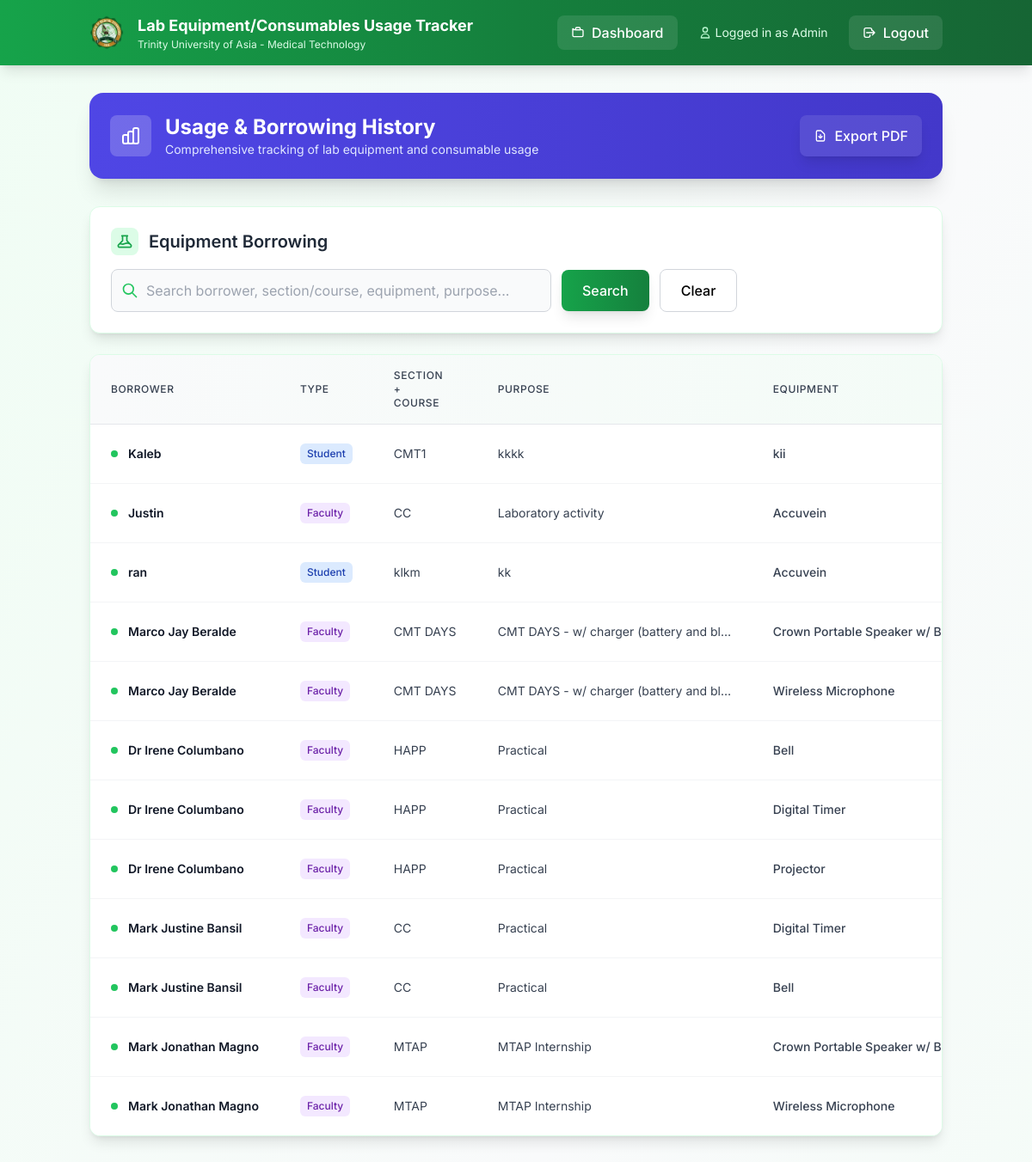
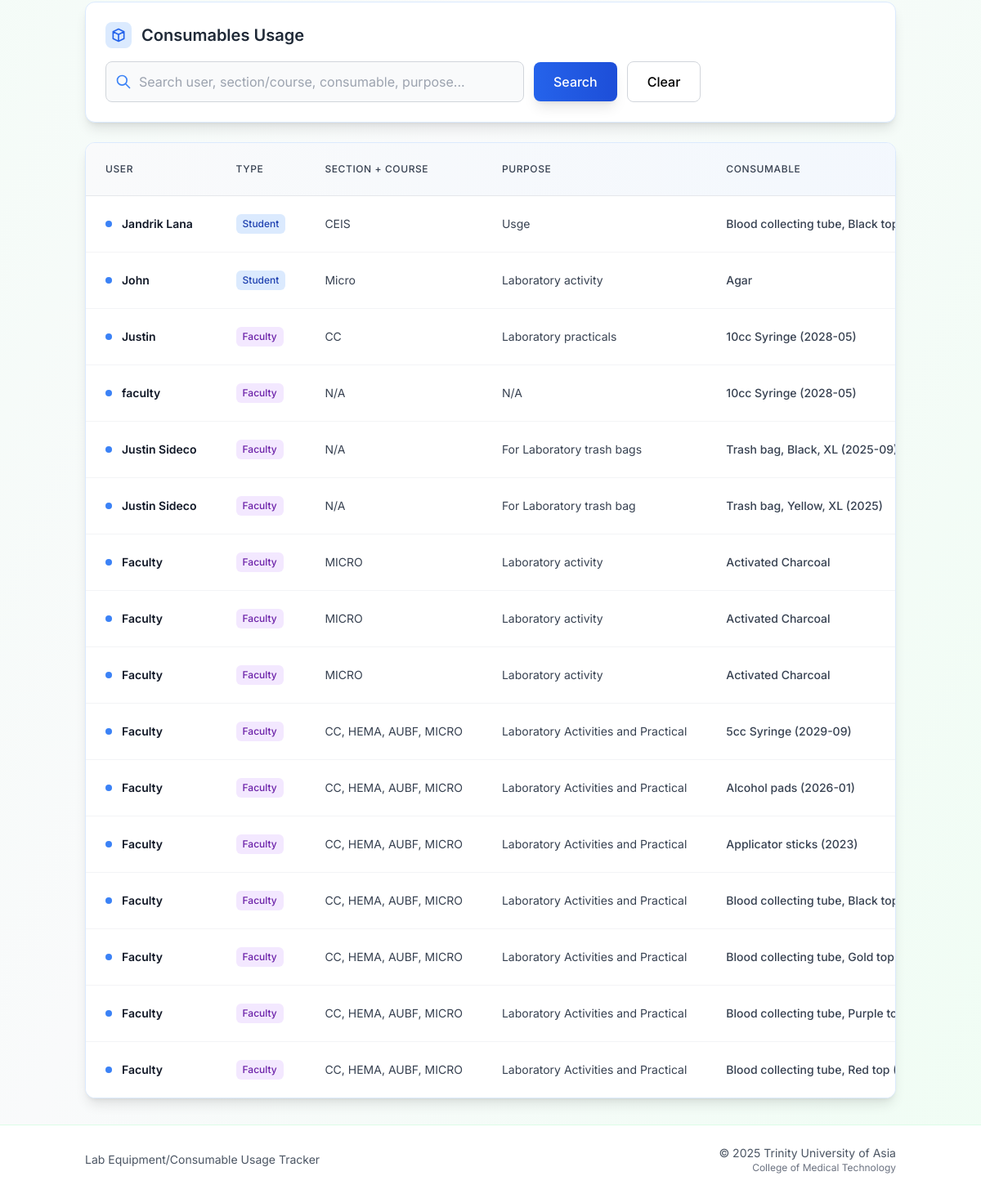
The page /history (signed in) on the database its author committed (2 pictures, top to bottom).
### models.py (models this page shows)
class BorrowLog(db.Model):
    id = db.Column(db.Integer, primary_key=True)
    borrower_name = db.Column(db.String(100), nullable=False)
    borrower_type = db.Column(db.String(20), nullable=False)  # 'student' or 'faculty'
    section_course = db.Column(db.String(150), nullable=False)  # Combined section + course
    purpose = db.Column(db.Text, nullable=False)
    equipment_id = db.Column(db.Integer, db.ForeignKey('equipment.id'))
    quantity_borrowed = db.Column(db.Integer, default=1, nullable=False)
    borrowed_at = db.Column(db.DateTime, default=db.func.current_timestamp())
    returned_at = db.Column(db.DateTime, nullable=True)
    equipment = db.relationship('Equipment', backref='borrow_logs')

class Equipment(db.Model):
    id = db.Column(db.Integer, primary_key=True)
    description = db.Column(db.String(200), nullable=False)
    qty = db.Column(db.Integer)
    date_purchased = db.Column(db.String(20))
    serial_number = db.Column(db.String(100))
    brand_name = db.Column(db.String(100))
    model = db.Column(db.String(100))
    remarks = db.Column(db.String(100))
    location = db.Column(db.String(200))
    barcode = db.Column(db.String(50), nullable=True)  # Barcode for quick scanning

class UsageLog(db.Model):
    id = db.Column(db.Integer, primary_key=True)
    user_name = db.Column(db.String(100), nullable=False)
    user_type = db.Column(db.String(20), nullable=False)  # 'student' or 'faculty'
    section_course = db.Column(db.String(150), nullable=False)  # Combined section + course
    purpose = db.Column(db.Text, nullable=False)
    consumable_id = db.Column(db.Integer, db.ForeignKey('consumable.id'))
    quantity_used = db.Column(db.Integer)
    used_at = db.Column(db.DateTime, default=db.func.current_timestamp())
    consumable = db.relationship('Consumable', backref='usage_logs')
    returned_at = db.Column(db.DateTime, nullable=True)

class Consumable(db.Model):
    id = db.Column(db.Integer, primary_key=True)
    balance_stock = db.Column(db.Integer)
    unit = db.Column(db.String(50))
    description = db.Column(db.String(200))
    expiration = db.Column(db.String(20))
    lot_number = db.Column(db.String(50))
    date_received = db.Column(db.String(20))
    items_out = db.Column(db.Integer)
    items_on_stock = db.Column(db.Integer)
    previous_month_stock = db.Column(db.Integer)
    units_consumed = db.Column(db.Integer)
    units_expired = db.Column(db.Integer)
    is_returnable = db.Column(db.Boolean, default=False, nullable=False)
    barcode = db.Column(db.String(50), nullable=True)  # Barcode for quick scanning

### app.py (the view, shortened to what this page needs)
@app.route('/history')
def history():
    if session.get('role') not in ['admin', 'tech']:
        return redirect(url_for('dashboard'))
    b_q = request.args.get('b_q', '').strip()
    b_sort = request.args.get('b_sort', 'borrowed_at')
    b_dir = request.args.get('b_dir', 'desc').lower()
    b_dir = 'desc' if b_dir == 'desc' else 'asc'
    u_q = request.args.get('u_q', '').strip()
    u_sort = request.args.get('u_sort', 'used_at')
    u_dir = request.args.get('u_dir', 'desc').lower()
    u_dir = 'desc' if u_dir == 'desc' else 'asc'
    borrows_sortable = {'borrower_name', 'borrower_type', 'section_course', 'purpose', 'equipment', 'quantity_borrowed', 'borrowed_at', 'returned_at'}
    if b_sort not in borrows_sortable:
        b_sort = 'borrowed_at'
    b_query = BorrowLog.query.outerjoin(Equipment)
    if b_sort == 'equipment':
        b_sort_col = Equipment.description
    else:
        b_sort_col = getattr(BorrowLog, b_sort)
    b_query = b_query.order_by(b_sort_col.desc() if b_dir == 'desc' else b_sort_col.asc())
    borrows = b_query.all()
    usages_sortable = {'user_name', 'user_type', 'section_course', 'purpose', 'consumable', 'quantity_used', 'used_at'}
    if u_sort not in usages_sortable:
        u_sort = 'used_at'
    u_query = UsageLog.query.outerjoin(Consumable)
    if u_sort == 'consumable':
        u_sort_col = Consumable.description
    else:
        u_sort_col = getattr(UsageLog, u_sort)
    u_query = u_query.order_by(u_sort_col.desc() if u_dir == 'desc' else u_sort_col.asc())
    usages = u_query.all()
    return render_template(
        'history.html',
        borrows=borrows,
        usages=usages,
        b_q=b_q, b_sort=b_sort, b_dir=b_dir,
        u_q=u_q, u_sort=u_sort, u_dir=u_dir,
    )

### templates/history.html (shortened to what this page needs)
{% extends "base.html" %}
{% block content %}
<div class="bg-gradient-to-r from-indigo-600 to-indigo-700 rounded-2xl shadow-xl text-white p-6 mb-8 medical-shadow-lg">
  <div class="flex items-center justify-between flex-wrap gap-4">
    <div class="flex items-center space-x-4">
      <div class="h-12 w-12 bg-white bg-opacity-20 rounded-lg flex items-center justify-center">
      </div>
      <div>
        <h1 class="text-2xl font-bold">Usage & Borrowing History</h1>
        <p class="text-indigo-100 text-sm">Comprehensive tracking of lab equipment and consumable usage</p>
      </div>
    </div>
    <div class="flex items-center">
      <a href="{{ url_for('export_history_pdf', b_q=b_q, b_sort=b_sort, b_dir=b_dir, u_q=u_q, u_sort=u_sort, u_dir=u_dir) }}"
         class="group flex items-center space-x-2 bg-white bg-opacity-10 hover:bg-opacity-20 px-4 py-3 rounded-lg text-white hover:text-indigo-100 font-medium transition-all duration-200 shadow-lg"
         title="Export both sections to a single PDF">
        <svg class="h-4 w-4" fill="none" stroke="currentColor" viewBox="0 0 24 24">
          <path stroke-linecap="round" stroke-linejoin="round" stroke-width="2" d="M12 10v6m0 0l-3-3m3 3l3-3m2 8H7a2 2 0 01-2-2V5a2 2 0 012-2h5.586a1 1 0 01.707.293l5.414 5.414a1 1 0 01.293.707V19a2 2 0 01-2 2z"/>
        </svg>
        <span>Export PDF</span>
      </a>
    </div>
  </div>
</div>
<div class="mb-8">
  <div class="bg-white rounded-xl shadow-lg border border-green-100 p-6 mb-6 medical-shadow">
    <div class="flex items-center justify-between mb-4">
      <div class="flex items-center space-x-3">
        <div class="h-8 w-8 bg-green-100 rounded-lg flex items-center justify-center">
        </div>
        <h2 class="text-xl font-semibold text-gray-800">Equipment Borrowing</h2>
      </div>
    </div>
    <form method="GET" action="{{ url_for('history') }}" class="flex items-center gap-3">
      <div class="relative flex-1 max-w-lg">
        <div class="absolute inset-y-0 left-0 pl-3 flex items-center pointer-events-none">
        </div>
        <input
          type="text"
          name="b_q"
          value="{{ b_q|default('') }}"
          placeholder="Search borrower, section/course, equipment, purpose..."
          class="block w-full pl-10 pr-3 py-3 border border-gray-300 rounded-lg focus:outline-none focus:ring-2 focus:ring-green-500 focus:border-green-500 transition duration-200 bg-gray-50 focus:bg-white"
          aria-label="Search equipment borrowing"
        />
      </div>
      <button type="submit" class="bg-gradient-to-r from-green-600 to-green-700 text-white px-6 py-3 rounded-lg hover:from-green-700 hover:to-green-800 font-medium transition duration-200 shadow-lg">
        Search
      </button>
      <a href="{{ url_for('history') }}" class="px-6 py-3 rounded-lg border border-gray-300 hover:bg-gray-50 font-medium transition duration-200">
        Clear
      </a>
    </form>
  </div>
  <div class="bg-white rounded-xl shadow-lg border border-green-100 overflow-hidden medical-shadow">
    <div class="overflow-x-auto">
      <table class="min-w-full divide-y divide-gray-200">
        <thead class="bg-gradient-to-r from-gray-50 to-green-50">
          <tr>
            {% set _b_sort = b_sort|default('borrowed_at') %}
            {% set _b_dir = b_dir|default('desc') %}
            {% macro sort_link_b(label, field) -%}
              {%- set is_sorted = (_b_sort == field) -%}
              {%- set next_dir = 'desc' if is_sorted and _b_dir == 'asc' else 'asc' -%}
              <a
                href="{{ url_for('history', b_sort=field, b_dir=next_dir, b_q=b_q, u_sort=u_sort, u_dir=u_dir, u_q=u_q) }}"
                class="group inline-flex items-center gap-2 text-gray-700 hover:text-green-700 font-medium transition-colors"
              >
                <span>{{ label }}</span>
              </a>
            {%- endmacro %}
            <th class="px-6 py-4 text-left text-xs font-semibold text-gray-600 uppercase tracking-wider">
              {{ sort_link_b('Borrower', 'borrower_name') }}
            </th>
            <th class="px-6 py-4 text-left text-xs font-semibold text-gray-600 uppercase tracking-wider">
              {{ sort_link_b('Type', 'borrower_type') }}
            </th>
            <th class="px-6 py-4 text-left text-xs font-semibold text-gray-600 uppercase tracking-wider">
              {{ sort_link_b('Section + Course', 'section_course') }}
            </th>
            <th class="px-6 py-4 text-left text-xs font-semibold text-gray-600 uppercase tracking-wider">
              {{ sort_link_b('Purpose', 'purpose') }}
            </th>
            <th class="px-6 py-4 text-left text-xs font-semibold text-gray-600 uppercase tracking-wider">
              {{ sort_link_b('Equipment', 'equipment') }}
            </th>
          </tr>
        </thead>
        <tbody class="bg-white divide-y divide-gray-100">
          {% for log in borrows %}
          <tr class="hover:bg-green-50 transition-colors duration-150">
            <td class="px-6 py-4 whitespace-nowrap">
              <div class="flex items-center">
                <div class="h-2 w-2 bg-green-500 rounded-full mr-3"></div>
                <span class="text-sm font-semibold text-gray-900">{{ log.borrower_name }}</span>
              </div>
            </td>
            <td class="px-6 py-4 whitespace-nowrap text-sm text-gray-700">
              <span class="inline-flex items-center px-2 py-1 rounded-md text-xs font-medium {% if log.borrower_type == 'student' %}bg-blue-100 text-blue-800{% else %}bg-purple-100 text-purple-800{% endif %}">
                {{ log.borrower_type.title() }}
              </span>
            </td>
            <td class="px-6 py-4 whitespace-nowrap text-sm text-gray-700">{{ log.section_course }}</td>
            <td class="px-6 py-4 text-sm text-gray-700 max-w-xs truncate" title="{{ log.purpose }}">{{ log.purpose }}</td>
            <td class="px-6 py-4 whitespace-nowrap text-sm text-gray-700 font-medium">{{ log.equipment.description if log.equipment else '—' }}</td>
          </tr>
          {% endfor %}
        </tbody>
      </table>
    </div>
  </div>
</div>
<div>
  <div class="bg-white rounded-xl shadow-lg border border-blue-100 p-6 mb-6 medical-shadow">
    <div class="flex items-center justify-between mb-4">
      <div class="flex items-center space-x-3">
        <div class="h-8 w-8 bg-blue-100 rounded-lg flex items-center justify-center">
          <svg class="h-5 w-5 text-blue-600" fill="none" stroke="currentColor" viewBox="0 0 24 24">
            <path stroke-linecap="round" stroke-linejoin="round" stroke-width="2" d="M20 7l-8-4-8 4m16 0l-8 4m8-4v10l-8 4m0-10L4 7m8 4v10M4 7v10l8 4"/>
          </svg>
        </div>
        <h2 class="text-xl font-semibold text-gray-800">Consumables Usage</h2>
      </div>
    </div>
    <form method="GET" action="{{ url_for('history') }}" class="flex items-center gap-3">
      <div class="relative flex-1 max-w-lg">
        <div class="absolute inset-y-0 left-0 pl-3 flex items-center pointer-events-none">
        </div>
        <input
          type="text"
          name="u_q"
          value="{{ u_q|default('') }}"
          placeholder="Search user, section/course, consumable, purpose..."
          class="block w-full pl-10 pr-3 py-3 border border-gray-300 rounded-lg focus:outline-none focus:ring-2 focus:ring-blue-500 focus:border-blue-500 transition duration-200 bg-gray-50 focus:bg-white"
          aria-label="Search consumables usage"
        />
      </div>
      <button type="submit" class="bg-gradient-to-r from-blue-600 to-blue-700 text-white px-6 py-3 rounded-lg hover:from-blue-700 hover:to-blue-800 font-medium transition duration-200 shadow-lg">
        Search
      </button>
      <a href="{{ url_for('history') }}" class="px-6 py-3 rounded-lg border border-gray-300 hover:bg-gray-50 font-medium transition duration-200">
        Clear
      </a>
    </form>
  </div>
  <div class="bg-white rounded-xl shadow-lg border border-blue-100 overflow-hidden medical-shadow">
    <div class="overflow-x-auto">
      <table class="min-w-full divide-y divide-gray-200">
        <thead class="bg-gradient-to-r from-gray-50 to-blue-50">
          <tr>
            {% set _u_sort = u_sort|default('used_at') %}
            {% set _u_dir = u_dir|default('desc') %}
            {% macro sort_link_u(label, field) -%}
              {%- set is_sorted = (_u_sort == field) -%}
              {%- set next_dir = 'desc' if is_sorted and _u_dir == 'asc' else 'asc' -%}
              <a
                href="{{ url_for('history', u_sort=field, u_dir=next_dir, u_q=u_q, b_sort=b_sort, b_dir=b_dir, b_q=b_q) }}"
                class="group inline-flex items-center gap-2 text-gray-700 hover:text-blue-700 font-medium transition-colors"
              >
                <span>{{ label }}</span>
              </a>
            {%- endmacro %}
            <th class="px-6 py-4 text-left text-xs font-semibold text-gray-600 uppercase tracking-wider">
              {{ sort_link_u('User', 'user_name') }}
            </th>
            <th class="px-6 py-4 text-left text-xs font-semibold text-gray-600 uppercase tracking-wider">
              {{ sort_link_u('Type', 'user_type') }}
            </th>
            <th class="px-6 py-4 text-left text-xs font-semibold text-gray-600 uppercase tracking-wider">
              {{ sort_link_u('Section + Course', 'section_course') }}
            </th>
            <th class="px-6 py-4 text-left text-xs font-semibold text-gray-600 uppercase tracking-wider">
              {{ sort_link_u('Purpose', 'purpose') }}
            </th>
            <th class="px-6 py-4 text-left text-xs font-semibold text-gray-600 uppercase tracking-wider">
              {{ sort_link_u('Consumable', 'consumable') }}
            </th>
          </tr>
        </thead>
        <tbody class="bg-white divide-y divide-gray-100">
          {% for log in usages %}
          <tr class="hover:bg-blue-50 transition-colors duration-150">
            <td class="px-6 py-4 whitespace-nowrap">
              <div class="flex items-center">
                <div class="h-2 w-2 bg-blue-500 rounded-full mr-3"></div>
                <span class="text-sm font-semibold text-gray-900">{{ log.user_name }}</span>
              </div>
            </td>
            <td class="px-6 py-4 whitespace-nowrap text-sm text-gray-700">
              <span class="inline-flex items-center px-2 py-1 rounded-md text-xs font-medium {% if log.user_type == 'student' %}bg-blue-100 text-blue-800{% else %}bg-purple-100 text-purple-800{% endif %}">
                {{ log.user_type.title() }}
              </span>
            </td>
            <td class="px-6 py-4 whitespace-nowrap text-sm text-gray-700">{{ log.section_course }}</td>
            <td class="px-6 py-4 text-sm text-gray-700 max-w-xs truncate" title="{{ log.purpose }}">{{ log.purpose }}</td>
            <td class="px-6 py-4 whitespace-nowrap text-sm text-gray-700 font-medium">{{ log.consumable.description if log.consumable else '—' }}</td>
          </tr>
          {% endfor %}
        </tbody>
      </table>
    </div>
  </div>
</div>
{% endblock %}

### templates/base.html (style rules this page uses)
body { font-family: 'Inter', sans-serif; }
* { transition: all 0.2s ease-in-out; }
.medical-shadow { box-shadow: 0 4px 6px -1px rgba(16, 185, 129, 0.1), 0 2px 4px -1px rgba(16, 185, 129, 0.06); }
.medical-shadow-lg { box-shadow: 0 10px 15px -3px rgba(16, 185, 129, 0.1), 0 4px 6px -2px rgba(16, 185, 129, 0.05); }

### rows shown on the page
BorrowLog: borrower_name "Kaleb", borrower_type "Student", section_course "CMT1", purpose "kkkk", equipment "kii"
BorrowLog: borrower_name "Justin", borrower_type "Faculty", section_course "CC", purpose "Laboratory activity", equipment "Accuvein"
BorrowLog: borrower_name "ran", borrower_type "Student", section_course "klkm", purpose "kk", equipment "Accuvein"
BorrowLog: borrower_name "Marco Jay Beralde", borrower_type "Faculty", section_course "CMT DAYS", purpose "CMT DAYS - w/ charger (battery and bl…", equipment "Crown Portable Speaker w/…"
BorrowLog: borrower_name "Marco Jay Beralde", borrower_type "Faculty", section_course "CMT DAYS", purpose "CMT DAYS - w/ charger (battery and bl…", equipment "Wireless Microphone"
BorrowLog: borrower_name "Dr Irene Columbano", borrower_type "Faculty", section_course "HAPP", purpose "Practical", equipment "Bell"
BorrowLog: borrower_name "Dr Irene Columbano", borrower_type "Faculty", section_course "HAPP", purpose "Practical", equipment "Digital Timer"
BorrowLog: borrower_name "Dr Irene Columbano", borrower_type "Faculty", section_course "HAPP", purpose "Practical", equipment "Projector"
BorrowLog: borrower_name "Mark Justine Bansil", borrower_type "Faculty", section_course "CC", purpose "Practical", equipment "Digital Timer"
BorrowLog: borrower_name "Mark Justine Bansil", borrower_type "Faculty", section_course "CC", purpose "Practical", equipment "Bell"
BorrowLog: borrower_name "Mark Jonathan Magno", borrower_type "Faculty", section_course "MTAP", purpose "MTAP Internship", equipment "Crown Portable Speaker w/…"
BorrowLog: borrower_name "Mark Jonathan Magno", borrower_type "Faculty", section_course "MTAP", purpose "MTAP Internship", equipment "Wireless Microphone"
UsageLog: user_name "Jandrik Lana", user_type "Student", section_course "CEIS", purpose "Usge", consumable "Blood collecting tube, Black…"
UsageLog: user_name "John", user_type "Student", section_course "Micro", purpose "Laboratory activity", consumable "Agar"
UsageLog: user_name "Justin", user_type "Faculty", section_course "CC", purpose "Laboratory practicals", consumable "10cc Syringe (2028-05)"
UsageLog: user_name "faculty", user_type "Faculty", section_course "N/A", purpose "N/A", consumable "10cc Syringe (2028-05)"
UsageLog: user_name "Justin Sideco", user_type "Faculty", section_course "N/A", purpose "For Laboratory trash bags", consumable "Trash bag, Black, XL…"
UsageLog: user_name "Justin Sideco", user_type "Faculty", section_course "N/A", purpose "For Laboratory trash bag", consumable "Trash bag, Yellow, XL (2025)"
UsageLog: user_name "Faculty", user_type "Faculty", section_course "MICRO", purpose "Laboratory activity", consumable "Activated Charcoal"
UsageLog: user_name "Faculty", user_type "Faculty", section_course "MICRO", purpose "Laboratory activity", consumable "Activated Charcoal"
UsageLog: user_name "Faculty", user_type "Faculty", section_course "MICRO", purpose "Laboratory activity", consumable "Activated Charcoal"
UsageLog: user_name "Faculty", user_type "Faculty", section_course "CC, HEMA, AUBF, MICRO", purpose "Laboratory Activities and Practical", consumable "5cc Syringe (2029-09)"
UsageLog: user_name "Faculty", user_type "Faculty", section_course "CC, HEMA, AUBF, MICRO", purpose "Laboratory Activities and Practical", consumable "Alcohol pads (2026-01)"
UsageLog: user_name "Faculty", user_type "Faculty", section_course "CC, HEMA, AUBF, MICRO", purpose "Laboratory Activities and Practical", consumable "Applicator sticks (2023)"
UsageLog: user_name "Faculty", user_type "Faculty", section_course "CC, HEMA, AUBF, MICRO", purpose "Laboratory Activities and Practical", consumable "Blood collecting tube, Black…"
UsageLog: user_name "Faculty", user_type "Faculty", section_course "CC, HEMA, AUBF, MICRO", purpose "Laboratory Activities and Practical", consumable "Blood collecting tube, Gold top…"
UsageLog: user_name "Faculty", user_type "Faculty", section_course "CC, HEMA, AUBF, MICRO", purpose "Laboratory Activities and Practical", consumable "Blood collecting tube, Purple…"
UsageLog: user_name "Faculty", user_type "Faculty", section_course "CC, HEMA, AUBF, MICRO", purpose "Laboratory Activities and Practical", consumable "Blood collecting tube, Red top…"

### other values the page prints
{{ session.get('role', 'User').title() }} "Admin"
{{ label }} "BORROWER TYPE SECTION + COURSE PURPOSE EQUIPMENT"
{{ label }} "USER TYPE SECTION + COURSE PURPOSE CONSUMABLE"
